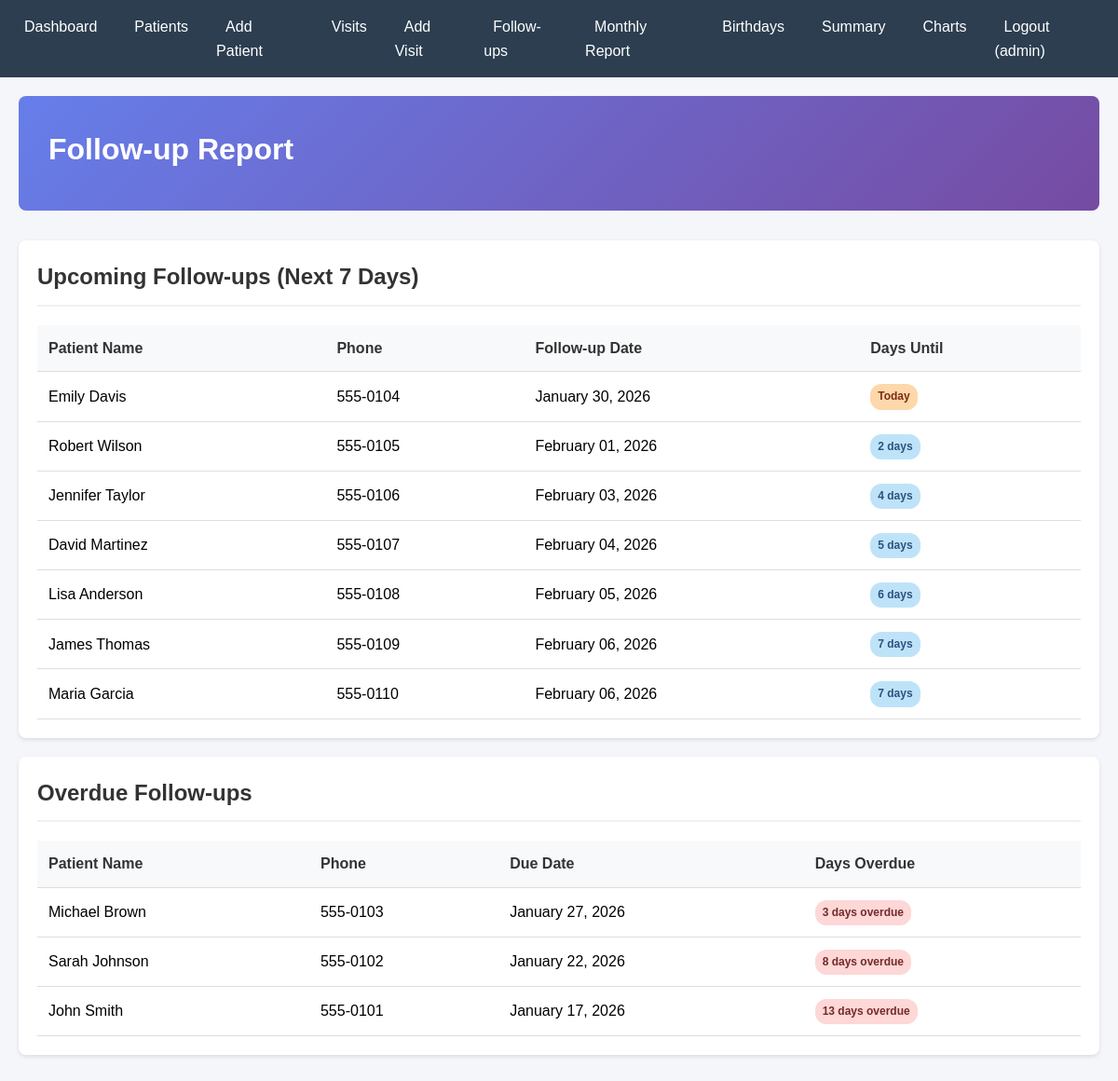
The app's page /reports/followups.php (signed in) with its own data.
### tables this page shows
CREATE TABLE patients (
    patient_id INT PRIMARY KEY AUTO_INCREMENT,
    name VARCHAR(100) NOT NULL,
    dob DATE NOT NULL,
    join_date DATE NOT NULL,
    phone VARCHAR(15) NOT NULL,
    address TEXT
);

### reports/followups.php (the view)
<?php
require_once '../config/db.php';
require_once '../includes/header.php';
$upcoming_sql = "SELECT
    p.name,
    p.phone,
    DATE_FORMAT(v.follow_up_due, '%M %d, %Y') as followup_date,
    DATEDIFF(v.follow_up_due, CURDATE()) as days_until
FROM visits v
JOIN patients p ON v.patient_id = p.patient_id
WHERE v.follow_up_due BETWEEN CURDATE() AND DATE_ADD(CURDATE(), INTERVAL 7 DAY)
ORDER BY v.follow_up_due ASC";
$upcoming = $conn->query($upcoming_sql);
$overdue_sql = "SELECT
    p.name,
    p.phone,
    DATE_FORMAT(v.follow_up_due, '%M %d, %Y') as followup_date,
    DATEDIFF(CURDATE(), v.follow_up_due) as days_overdue
FROM visits v
JOIN patients p ON v.patient_id = p.patient_id
WHERE v.follow_up_due < CURDATE()
AND NOT EXISTS (
    SELECT 1 FROM visits v2
    WHERE v2.patient_id = v.patient_id
    AND v2.visit_date > v.follow_up_due
)
ORDER BY v.follow_up_due DESC";
$overdue = $conn->query($overdue_sql);
?>
<header>
    <h1>Follow-up Report</h1>
</header>
<div class="card">
    <div class="card-header">
        <h2>Upcoming Follow-ups (Next 7 Days)</h2>
    </div>
    <table>
        <thead>
            <tr>
                <th>Patient Name</th>
                <th>Phone</th>
                <th>Follow-up Date</th>
                <th>Days Until</th>
            </tr>
        </thead>
        <tbody>
            <?php while ($row = $upcoming->fetch_assoc()): ?>
            <tr>
                <td><?php echo htmlspecialchars($row['name']); ?></td>
                <td><?php echo htmlspecialchars($row['phone']); ?></td>
                <td><?php echo $row['followup_date']; ?></td>
                <td>
                    <span class="badge badge-<?php echo $row['days_until'] == 0 ? 'warning' : 'info'; ?>">
                        <?php echo $row['days_until'] == 0 ? 'Today' : $row['days_until'] . ' days'; ?>
                    </span>
                </td>
            </tr>
            <?php endwhile; ?>
        </tbody>
    </table>
</div>
<div class="card">
    <div class="card-header">
        <h2>Overdue Follow-ups</h2>
    </div>
    <table>
        <thead>
            <tr>
                <th>Patient Name</th>
                <th>Phone</th>
                <th>Due Date</th>
                <th>Days Overdue</th>
            </tr>
        </thead>
        <tbody>
            <?php while ($row = $overdue->fetch_assoc()): ?>
            <tr>
                <td><?php echo htmlspecialchars($row['name']); ?></td>
                <td><?php echo htmlspecialchars($row['phone']); ?></td>
                <td><?php echo $row['followup_date']; ?></td>
                <td>
                    <span class="badge badge-danger">
                        <?php echo $row['days_overdue']; ?> days overdue
                    </span>
                </td>
            </tr>
            <?php endwhile; ?>
        </tbody>
    </table>
</div>
<?php require_once '../includes/footer.php'; ?>

### css/style.css (style rules this page uses)
* { margin: 0; padding: 0; box-sizing: border-box; }
body { font-family: Arial, sans-serif; background-color: #f4f6f9; line-height: 1.6; }
header { background: linear-gradient(135deg, #667eea 0%, #764ba2 100%); color: white; padding: 2rem; margin-bottom: 2rem; border-radius: 8px; }
header h1 { font-size: 2rem; margin-bottom: 0.5rem; }
.card { background: white; border-radius: 8px; box-shadow: 0 2px 4px rgba(0,0,0,0.1); padding: 20px; margin-bottom: 20px; }
.card-header { border-bottom: 2px solid #f0f0f0; padding-bottom: 10px; margin-bottom: 20px; }
.card-header h2 { color: #333; font-size: 1.5rem; }
table { width: 100%; border-collapse: collapse; margin-top: 10px; }
table th, table td { padding: 12px; text-align: left; border-bottom: 1px solid #ddd; }
table th { background-color: #f8f9fa; font-weight: bold; color: #333; }
.badge { display: inline-block; padding: 4px 8px; border-radius: 12px; font-size: 12px; font-weight: bold; }
.badge-warning { background-color: #fed7aa; color: #7c2d12; }
.badge-danger { background-color: #fed7d7; color: #742a2a; }
.badge-info { background-color: #bee3f8; color: #2c5282; }

### records on screen
patients: name "Emily Davis", phone "555-0104", followup_date "January 30, 2026", shows "Today"
patients: name "Robert Wilson", phone "555-0105", followup_date "February 01, 2026", days_until "2"
patients: name "Jennifer Taylor", phone "555-0106", followup_date "February 03, 2026", days_until "4"
patients: name "David Martinez", phone "555-0107", followup_date "February 04, 2026", days_until "5"
patients: name "Lisa Anderson", phone "555-0108", followup_date "February 05, 2026", days_until "6"
patients: name "James Thomas", phone "555-0109", followup_date "February 06, 2026", days_until "7"
patients: name "Maria Garcia", phone "555-0110", followup_date "February 06, 2026", days_until "7"
patients: name "Michael Brown", phone "555-0103", followup_date "January 27, 2026", days_overdue "3"
patients: name "Sarah Johnson", phone "555-0102", followup_date "January 22, 2026", days_overdue "8"
patients: name "John Smith", phone "555-0101", followup_date "January 17, 2026", days_overdue "13"

### other values on screen
$_SESSION['username'] "admin"
